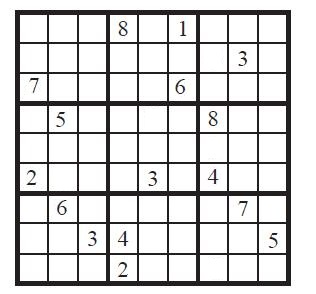
#> input picture gradients/image/sudoku.jpg, 316 x 294 px, found by its file name
$ jupyter execute gradients.ipynb   (older library calls are emulated)
#> lines starting #> are read from the running program, lines starting #| are printed output that depends on the picture
# **Gradients**

Görüntü gradyanı, görüntüdeki yoğunluk (piksel değeri/intensity) veya renkteki yönlü bir değişikliktir.

Görüntü gradyanı kenar algılamada kullanılır.

[cell 1]
import cv2
import matplotlib.pyplot as plt

[cell 2]
#read image
img = cv2.imread(r"C:\Users\ilhan\Desktop\sudoku.jpg")
#> img is the input picture: shape (294, 316, 3); mean B, G, R 214, 213.8, 214.2
#görüntü 0 ile grayscale edilmiş şekilde okunur.

[cell 3]
#convert image bgr to grayscale
img = cv2.cvtColor(img, cv2.COLOR_BGR2GRAY)
#> img: shape (294, 316)

[cell 4]
plt.figure()
plt.imshow(img)
plt.axis("off")
plt.title("Orijinal Görsel")
plt.show()

[cell 5]
#gradients on the x axis
sobelx = cv2.Sobel(img, ddepth = cv2.CV_16S, dx = 1, dy = 0, ksize = 5)
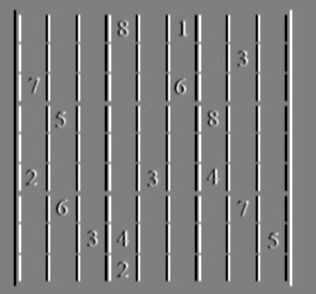
#> sobelx: shape (294, 316) int16; min -10816, max 10807, mean 0; drawn with min black and max white
#ddepth parametresi output'un derinliğini gösterir.
#ksize -> filtrenin boyutu
#dx, x yönünde gradyan yapılacağından dolayı 1'dir.
#bu yüzden dy 0'dır.

[cell 6]
plt.figure()
plt.imshow(sobelx)
plt.axis("off")
plt.title("Sobel X")
plt.show()

Dik olan kenarlar tespit edilmiştir.

[cell 7]
#gradients on the y axis
sobely = cv2.Sobel(img, ddepth = cv2.CV_16S, dx = 0, dy = 1, ksize = 5)
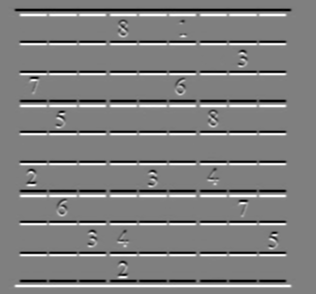
#> sobely: shape (294, 316) int16; min -10818, max 10834, mean 0; drawn with min black and max white

[cell 8]
plt.figure()
plt.imshow(sobely)
plt.axis("off")
plt.title("Sobel Y")
plt.show()

Yatay olan kenarlar tespit edilmiştir.

Her iki yöndeki kenarlar birlikte tespit edilmek istendiğinde laplacian gradyan yöntemi kullanılır.

[cell 9]
#laplacian gradient
laplacian = cv2.Laplacian(img, ddepth = cv2.CV_16S)
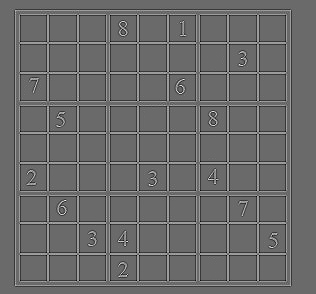
#> laplacian: shape (294, 316) int16; min -471, max 657, mean 0; drawn with min black and max white
